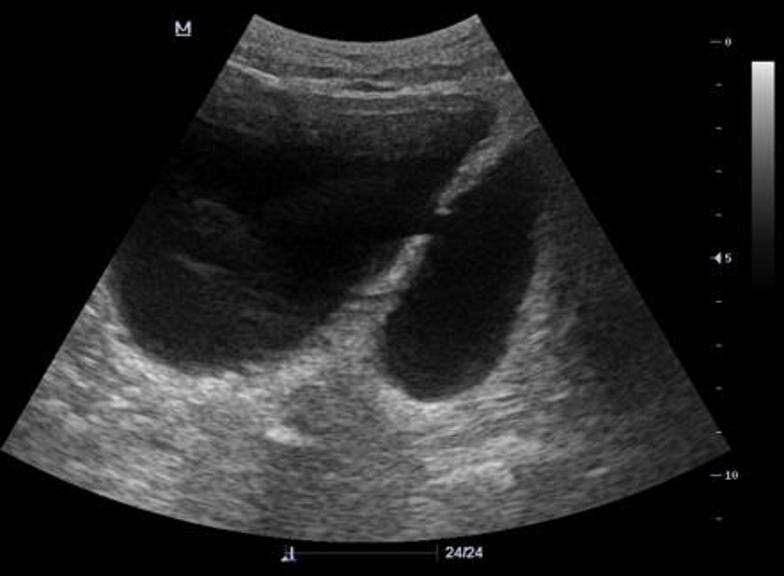
%> input picture Pictures/No_stone.jpg, 784 x 576 px
$ octave Final_Code.m   (GNU Octave 9; MATLAB toolbox functions it lacks are replaced by stand-ins)
%> lines starting %> are read from the running program, lines starting %| are printed output that depends on the picture; in (x1, y1, x2, y2) boxes, pixels count from 0 and x2, y2 are one past the last pixel; in counts of white or black regions, pixels touching at a corner belong together; the program's own positions count from 1
clc;
clear;
close all;
warning off;

% Load Image
[file, path] = uigetfile('*.*', 'Select an Image File');
%> the answer given: ../Pictures/No_stone.jpg
if isequal(file, 0)
    disp('No file selected.');
    return;
end
imagePath = fullfile(path, file);
rawImage = imread(imagePath);
%> rawImage is the input picture: size 576x784x3 uint8; mean R, G, B 38.1, 38.1, 38.2
figure;
imshow(rawImage), title('Original Image');

% Convert to Grayscale
grayImg = rgb2gray(rawImage);
figure;
imshow(grayImg), title('Grayscale Image');

% Binarization
binaryImg = imbinarize(grayImg, 20 / 255);
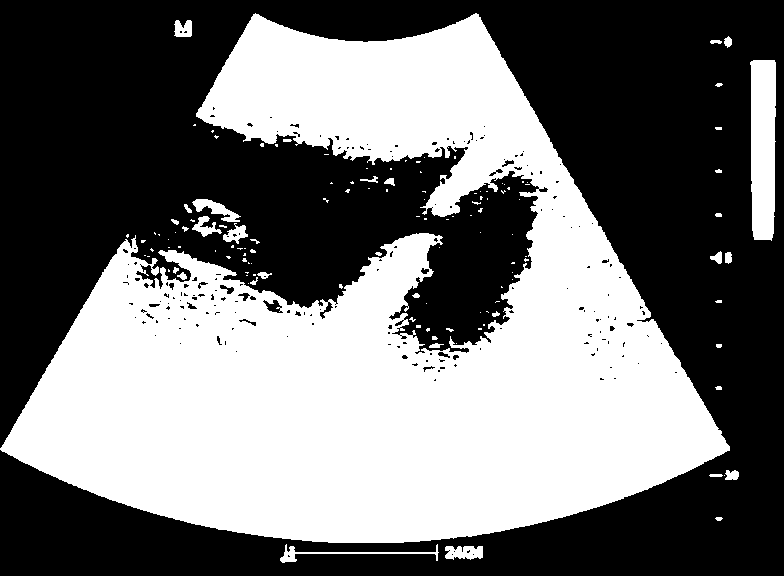
%> binaryImg: size 576x784 logical; 45.2% white; 129 white regions (92 under 20 px), largest, box (x1, y1, x2, y2) and area: (0, 13, 730, 543) 195931, (750, 60, 776, 241) 4278, (280, 544, 439, 563) 498
figure;
imshow(binaryImg), title('Binarized Image');

% Fill Holes and Remove Small Objects
filledImg = imfill(binaryImg, 'holes');
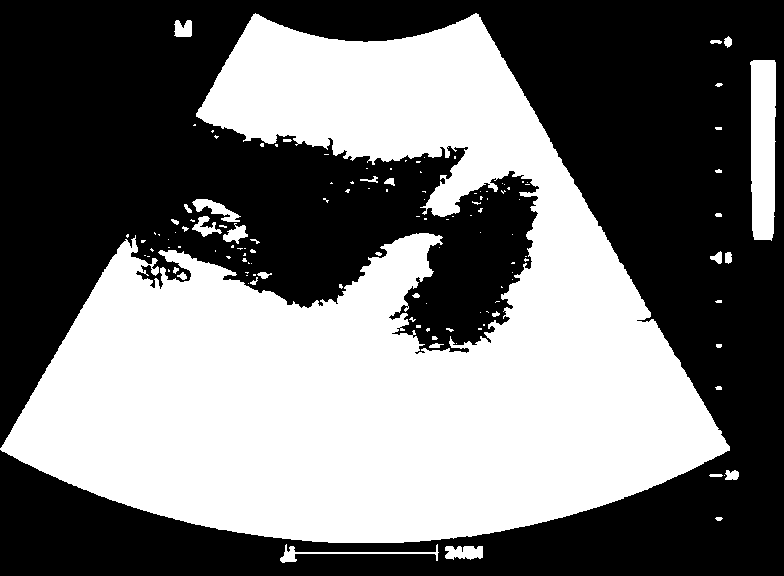
%> filledImg: size 576x784 logical; 45.6% white; 129 white regions (92 under 20 px), largest, box (x1, y1, x2, y2) and area: (0, 13, 730, 543) 197585, (750, 60, 776, 241) 4278, (280, 544, 439, 563) 501
cleanImg = bwareaopen(filledImg, 1000);
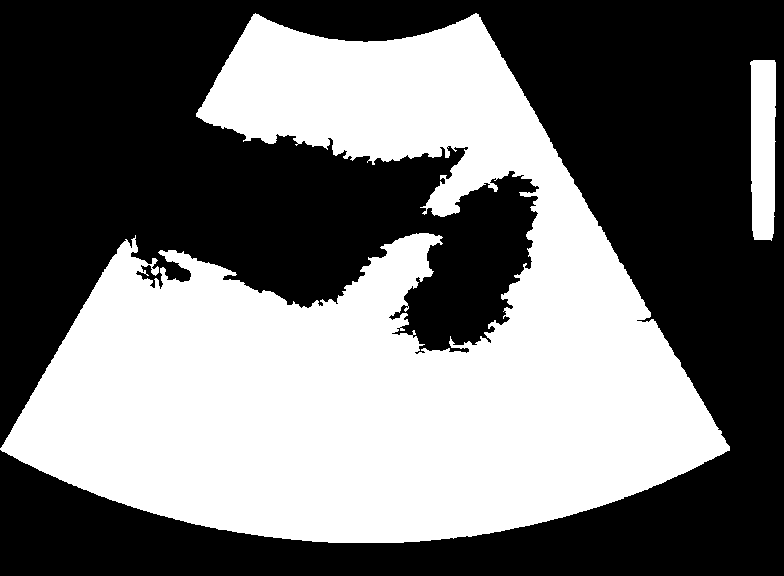
%> cleanImg: size 576x784 logical; 44.7% white; 2 white regions, box (x1, y1, x2, y2) and area: (0, 13, 730, 543) 197585, (750, 60, 776, 241) 4278

% Extract ROI from the original image
roiImage = uint8(double(rawImage) .* repmat(cleanImg, [1, 1, 3]));
figure;
imshow(roiImage), title('Region of Interest (ROI)');

% Image Adjustments
adjImage = imadjust(roiImage, [0.3 0.7], []) + 50;
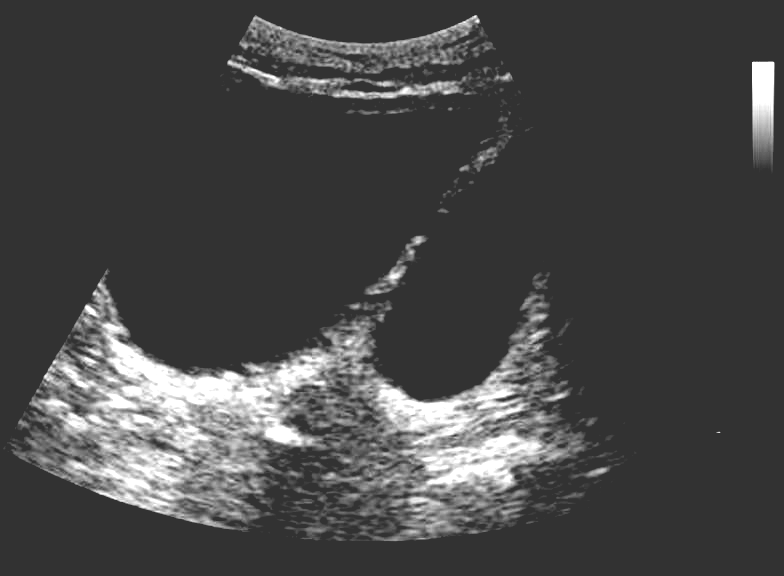
%> adjImage: size 576x784x3 uint8; mean R, G, B 71.7, 71.7, 71.7
grayAdjImg = rgb2gray(adjImage);
filteredImg = medfilt2(grayAdjImg, [5 5]) > 250;
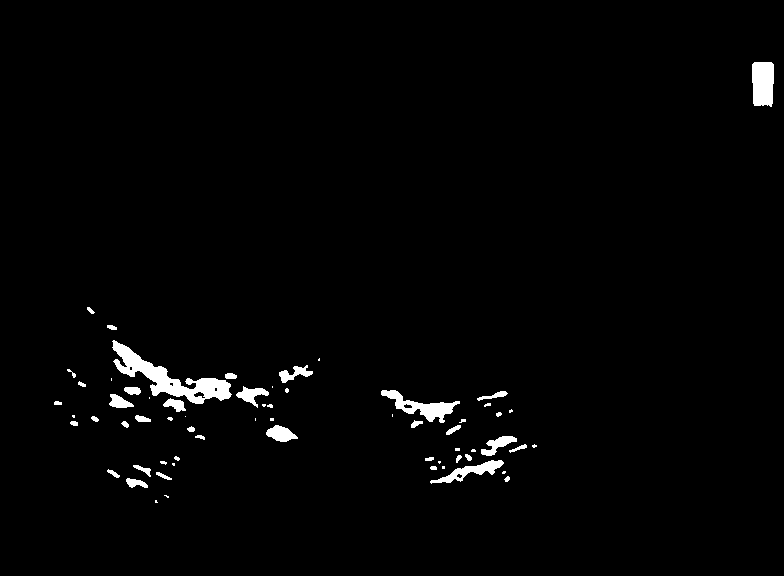
%> filteredImg: size 576x784 logical; 1.8% white; 64 white regions (26 under 20 px), largest, box (x1, y1, x2, y2) and area: (112, 340, 232, 404) 2286, (752, 62, 774, 107) 910, (381, 390, 460, 423) 892

% Morphological Filtering
se = strel('disk', 5);
cleanedImg = imerode(filteredImg, se);
%> cleanedImg: size 576x784 logical; 0.26% white; 15 white regions (7 under 20 px), largest, box (x1, y1, x2, y2) and area: (756, 66, 770, 102) 453, (119, 348, 167, 388) 293, (424, 407, 448, 417) 121
finalProcessed = imdilate(cleanedImg, se);
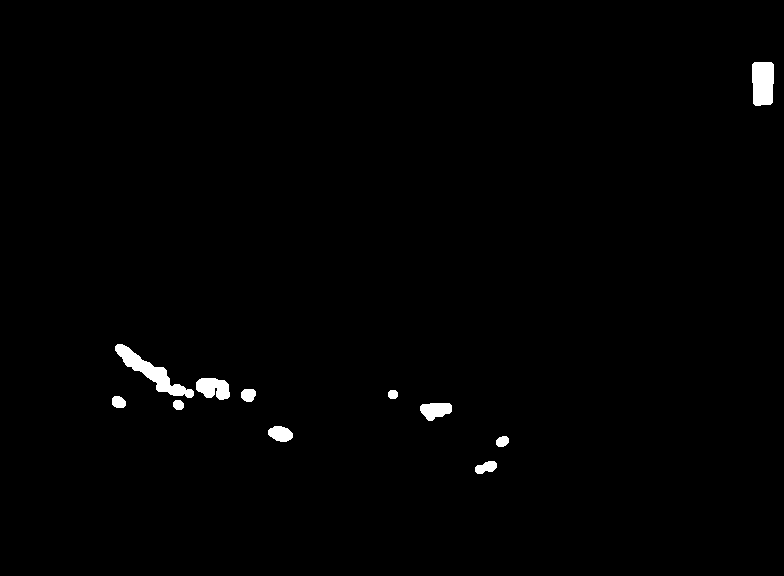
%> finalProcessed: size 576x784 logical; 0.92% white; 11 white regions
figure;
imshow(finalProcessed), title('Cleaned and Processed Image');

% Remove Large Objects
labelImg = bwlabel(finalProcessed);
%> labelImg: size 576x784 double; 12 distinct labels, from 0 to 11
regions = regionprops(labelImg, 'Area', 'PixelIdxList');
%> regions = 11 regions; largest, Area: 1176, 899, 565, 419, 300
filteredMask = false(size(finalProcessed));

for i = 1:length(regions)
    if regions(i).Area <= 5000
        filteredMask(regions(i).PixelIdxList) = true;
    end
end
%> this loop made 11 passes

finalProcessed = filteredMask;

% Detect Potential Stones
labeledRegions = bwlabel(finalProcessed);
objectStats = regionprops(labeledRegions, 'Area', 'Centroid', 'BoundingBox');
%> objectStats = 11 regions; largest, box (x1, y1, x2, y2), Area and Centroid: (115, 344, 194, 398) 1176 [152.5 373.1], (752, 62, 774, 106) 899 [763.5 83.7], (196, 378, 230, 400) 565 [214 388.7], (420, 403, 452, 421) 419 [436.1 410.8], (268, 426, 293, 442) 300 [281.1 434.4]
markedCircles = [];

for i = 1:length(objectStats)
    if objectStats(i).Area > 100 && objectStats(i).Area < 5000
        centroid = objectStats(i).Centroid;
        bbox = objectStats(i).BoundingBox;
        radius = bbox(3) / 1.8;
        markedCircles = [markedCircles; centroid, radius];
    end
end
%> this loop made 11 passes
%> (centroid, bbox, radius) on passes 5, 6, 8, 9, 10, 11: ([249 395.6], [241.5 389.5 15 13], 8.33), ([281.1 434.4], [268.5 426.5 25 16], 13.89), ([436.1 410.8], [420.5 403.5 32 18], 17.78), ([486.8 468], [475.5 461.5 22 13], 12.22), ([503 442], [496.5 436.5 13 11], 7.22), ([763.5 83.68], [752.5 62.5 22 44], 12.22)
%> after the loop, markedCircles = [119.2 402.7 7.78; 152.5 373.1 43.89; 214 388.7 18.89; 249 395.6 8.33; 281.1 434.4 13.89; 436.1 410.8 17.78; 486.8 468 12.22; 503 442 7.22; 763.5 83.68 12.22]

% Define ROI Area
[rows, cols] = size(finalProcessed);
xStart = rows / 2 - 20;
yStart = cols / 3 + 20;
roiWidth = 200;
roiHeight = 40;
roiX = [xStart, xStart + roiHeight, xStart + roiHeight, xStart];
roiY = [yStart, yStart, yStart + roiWidth, yStart + roiWidth];

% Create ROI Mask
roiMask = roipoly(finalProcessed, roiY, roiX);
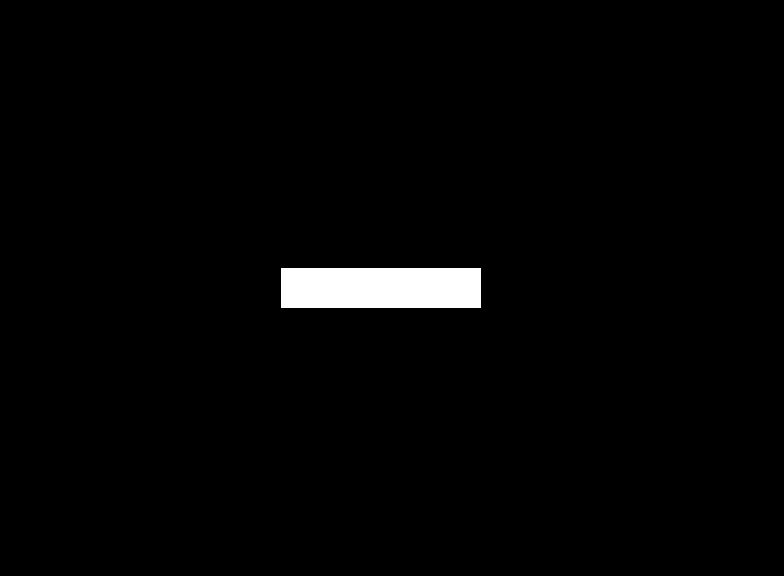
%> roiMask: size 576x784 logical; 1.8% white; 1 white region, box (x1, y1, x2, y2) and area: (281, 268, 481, 308) 8000
figure;
imshow(roiMask), title('ROI Selection');

% Check ROI for White Pixels
roiOverlap = finalProcessed & roiMask;
%> roiOverlap: size 576x784 logical; every value is 0

% Create a blank black image to store only detected stone pixels
stoneOnlyImg = zeros(size(finalProcessed));

if any(roiOverlap(:))
    intersectRegions = bwlabel(roiOverlap);
    stoneStats = regionprops(intersectRegions, 'Centroid', 'BoundingBox');

    % Create a figure
    figure;
    imshow(stoneOnlyImg);  % Display blank image
    hold on;

    % Draw detected stones and keep only their pixels
    for k = 1:length(stoneStats)
        centroid = stoneStats(k).Centroid;
        bbox = stoneStats(k).BoundingBox;
        radius = bbox(3) / 1.8;

        % Create a circular mask for detected stones
        [X, Y] = meshgrid(1:size(finalProcessed, 2), 1:size(finalProcessed, 1));
        mask = (X - centroid(1)).^2 + (Y - centroid(2)).^2 <= radius^2;

        % Apply the mask to keep only stone pixels
        stoneOnlyImg(mask) = finalProcessed(mask);

        % Draw the circles around detected stones
        viscircles(centroid, radius, 'EdgeColor', 'g', 'LineWidth', 2);
    end

    % Display only detected stone pixels
    imshow(stoneOnlyImg);
    title('Detected Stones Only');
else
    figure;
    imshow(zeros(size(finalProcessed))), title('No Stones Detected');
end

$ run again, on Pictures/S2.jpg
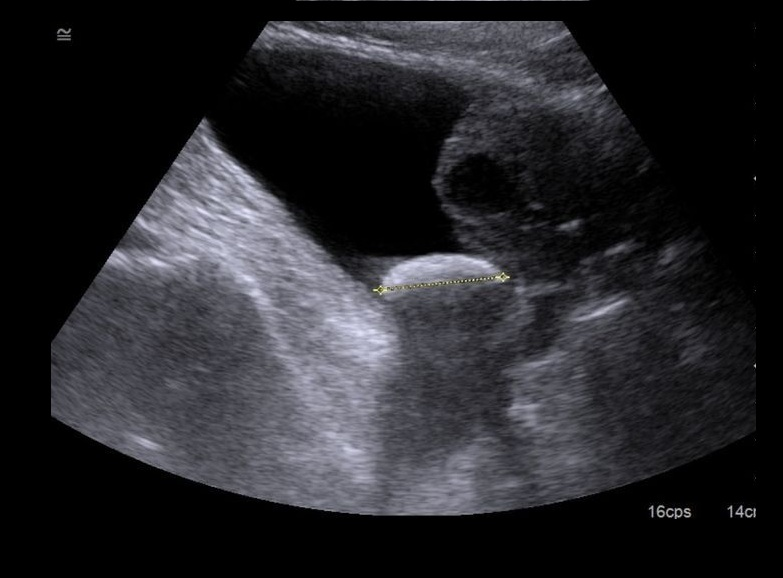
%> input picture Pictures/S2.jpg, 783 x 578 px
%> rawImage is the input picture: size 578x783x3 uint8; mean R, G, B 38.4, 38.3, 42.3
%> `binaryImg = imbinarize(grayImg, 20 / 255);`:
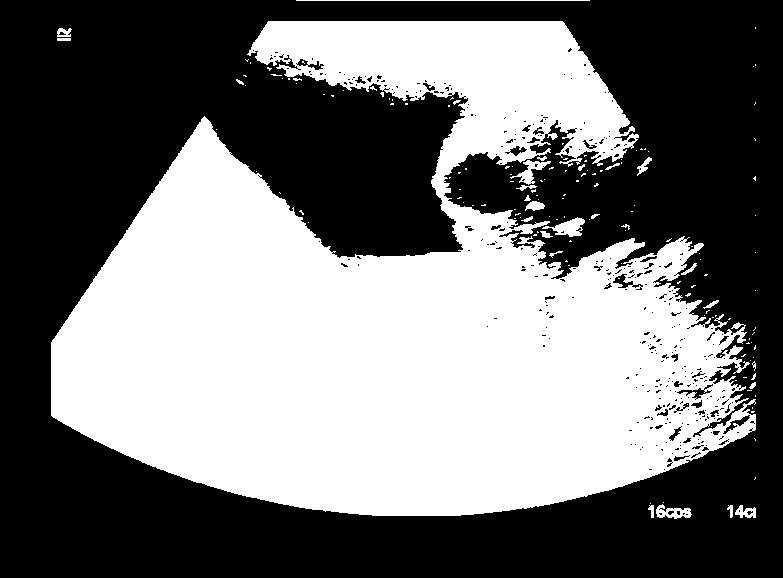
%> binaryImg: size 578x783 logical; 45.5% white; 155 white regions (128 under 20 px), largest, box (x1, y1, x2, y2) and area: (51, 21, 756, 516) 202918, (542, 217, 585, 237) 407, (510, 160, 551, 185) 332
%> filledImg: size 578x783 logical; 46.1% white; 152 white regions (124 under 20 px), largest, box (x1, y1, x2, y2) and area: (51, 21, 756, 516) 205686, (542, 217, 585, 237) 419, (510, 160, 551, 185) 345
%> cleanImg: size 578x783 logical; 45.4% white; 1 white region, box (x1, y1, x2, y2) and area: (51, 21, 756, 516) 205686
%> filteredImg: size 578x783 logical; 2.4% white; 49 white regions (20 under 20 px), largest, box (x1, y1, x2, y2) and area: (165, 161, 286, 305) 4558, (323, 295, 393, 368) 2529, (382, 255, 492, 293) 1520
%> cleanedImg: size 578x783 logical; 0.5% white; 18 white regions (11 under 20 px), largest, box (x1, y1, x2, y2) and area: (329, 308, 385, 363) 1216, (388, 259, 465, 283) 495, (208, 243, 254, 283) 293
%> finalProcessed: size 578x783 logical; 1.4% white; 13 white regions
%> labelImg: size 578x783 double; 14 distinct labels, from 0 to 13
%> regions = 13 regions; largest, Area: 2184, 1474, 1342, 378, 231
%> the loop `for i = 1:length(regions)` made 13 passes
%> objectStats = 13 regions; largest, box (x1, y1, x2, y2), Area and Centroid: (325, 304, 389, 367) 2184 [359.3 334], (199, 223, 267, 304) 1474 [232.4 260.1], (384, 255, 476, 287) 1342 [426.9 268.4], (229, 203, 261, 225) 378 [246.2 213.9], (244, 186, 263, 204) 231 [254.3 195.4]
%> the loop `for i = 1:length(objectStats)` made 13 passes
%> (centroid, bbox, radius) on passes 5, 6, 7, 8, 10, 12, 13: ([246.2 213.9], [229.5 203.5 32 22], 17.78), ([240.5 243.5], [234.5 238.5 12 10], 6.67), ([244.5 179.5], [237.5 173.5 14 12], 7.78), ([254.3 195.4], [244.5 186.5 19 18], 10.56), ([359.3 334], [325.5 304.5 64 63], 35.56), ([349.5 452.6], [341.5 443.5 16 18], 8.89), ([426.9 268.4], [384.5 255.5 92 32], 51.11)
%> after the loop `for i = 1:length(objectStats)`: markedCircles = [189 243 7.22; 194 211.7 6.11; 232.4 260.1 37.78; 246.2 213.9 17.78; 240.5 243.5 6.67; 244.5 179.5 7.78; 254.3 195.4 10.56; 359.3 334 35.56; 349.5 452.6 8.89; 426.9 268.4 51.11]
%> roiMask: size 578x783 logical; 1.8% white; 1 white region, box (x1, y1, x2, y2) and area: (281, 269, 481, 309) 8000
%> roiOverlap: size 578x783 logical; 0.12% white; 4 white regions (2 under 20 px)
%> intersectRegions: size 578x783 double; 5 distinct labels, from 0 to 4
%> stoneStats = 4 regions; box (x1, y1, x2, y2) and Centroid: (328, 308, 334, 309) [331.5 309], (347, 304, 356, 309) [352 307.3], (384, 269, 443, 287) [406.2 276.2], (444, 269, 452, 270) [448.5 270]
%> the loop `for k = 1:length(stoneStats)` made 4 passes
%> (centroid, bbox, radius) on passes 1 to 4: ([331.5 309], [328.5 308.5 6 1], 3.33), ([352 307.3], [347.5 304.5 9 5], 5), ([406.2 276.2], [384.5 269.5 59 18], 32.78), ([448.5 270], [444.5 269.5 8 1], 4.44)
%> `title('Detected Stones Only');`:
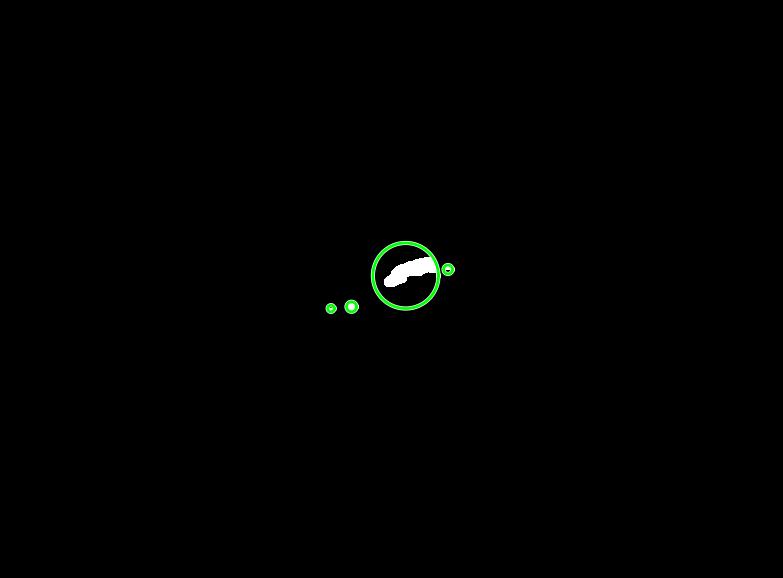
%> figure redrawn from the program's plot data; its title reads 'Detected Stones Only'

$ run again, on Pictures/S3.JPG
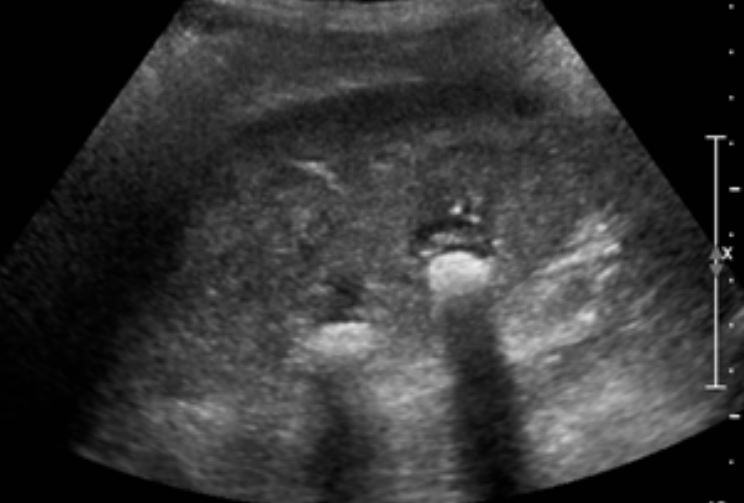
%> input picture Pictures/S3.JPG, 744 x 503 px
%> rawImage is the input picture: size 503x744x3 uint8; min 0, max 235, mean 53
%> `binaryImg = imbinarize(grayImg, 20 / 255);`:
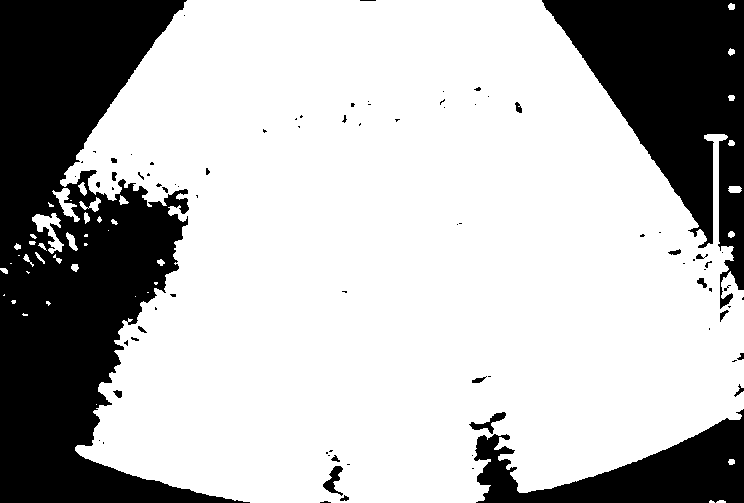
%> binaryImg: size 503x744 logical; 71.7% white; 82 black regions (61 under 20 px), largest, box (x1, y1, x2, y2) and area: (0, 0, 250, 503) 64442, (542, 0, 744, 309) 28378, (474, 409, 744, 503) 11686
%> filledImg: size 503x744 logical; 72% white; 8 black regions (3 under 20 px), largest, box (x1, y1, x2, y2) and area: (0, 0, 250, 503) 64442, (542, 0, 744, 309) 28378, (474, 409, 744, 503) 11686, (734, 384, 744, 397) 43, (737, 353, 744, 360) 30
%> cleanImg: size 503x744 logical; 71.5% white; 8 black regions (3 under 20 px), largest, box (x1, y1, x2, y2) and area: (0, 0, 250, 503) 66203, (542, 0, 744, 309) 28647, (474, 409, 744, 503) 11758, (734, 384, 744, 397) 43, (737, 353, 744, 360) 30
%> filteredImg: size 503x744 logical; 1.7% white; 31 white regions (11 under 20 px), largest, box (x1, y1, x2, y2) and area: (428, 252, 491, 290) 1636, (316, 323, 372, 353) 1268, (505, 324, 579, 360) 1001
%> cleanedImg: size 503x744 logical; 0.48% white; 13 white regions (8 under 20 px), largest, box (x1, y1, x2, y2) and area: (432, 256, 486, 285) 972, (321, 327, 367, 348) 486, (512, 341, 542, 356) 204, (602, 397, 617, 407) 34, (581, 316, 591, 320) 24
%> finalProcessed: size 503x744 logical; 1.3% white; 10 white regions
%> labelImg: size 503x744 double; 11 distinct labels, from 0 to 10
%> regions = 10 regions; largest, Area: 1628, 1236, 616, 346, 301
%> the loop `for i = 1:length(regions)` made 10 passes
%> objectStats = 10 regions; largest, box (x1, y1, x2, y2), Area and Centroid: (428, 252, 490, 289) 1628 [457.6 270.3], (317, 323, 371, 352) 1236 [345.3 338.1], (508, 337, 546, 360) 616 [525.2 347.7], (554, 414, 574, 443) 346 [565.3 428.8], (594, 393, 621, 412) 301 [607.6 402.4]
%> the loop `for i = 1:length(objectStats)` made 10 passes
%> (centroid, bbox, radius) on passes 4, 5, 6, 8, 9, 10: ([525.2 347.7], [508.5 337.5 38 23], 21.11), ([556.5 336.6], [548.5 329.5 16 14], 8.89), ([565.3 428.8], [554.5 414.5 20 29], 11.11), ([586.6 317.9], [577.5 312.5 18 12], 10), ([595.5 248.8], [589.5 243.5 12 11], 6.67), ([607.6 402.4], [594.5 393.5 27 19], 15)
%> after the loop `for i = 1:length(objectStats)`: markedCircles = [345.3 338.1 30; 409.8 395.2 8.33; 457.6 270.3 34.44; 525.2 347.7 21.11; 556.5 336.6 8.89; 565.3 428.8 11.11; 586.6 317.9 10; 595.5 248.8 6.67; 607.6 402.4 15]
%> roiMask: size 503x744 logical; 2.1% white; 1 white region, box (x1, y1, x2, y2) and area: (268, 232, 468, 272) 8000
%> roiOverlap: size 503x744 logical; 0.18% white; 1 white region, box (x1, y1, x2, y2) and area: (428, 252, 468, 272) 663
%> intersectRegions: size 503x744 double; values 0 (black) and 1 (white), 0.18% white; 1 white region
%> stoneStats = 1 region; box (x1, y1, x2, y2) and Centroid: (428, 252, 468, 272) [450.8 263.7]
%> the loop `for k = 1:length(stoneStats)` made 1 pass
%> (centroid, bbox, radius) on pass 1: ([450.8 263.7], [428.5 252.5 40 20], 22.22)
%> `title('Detected Stones Only');`:
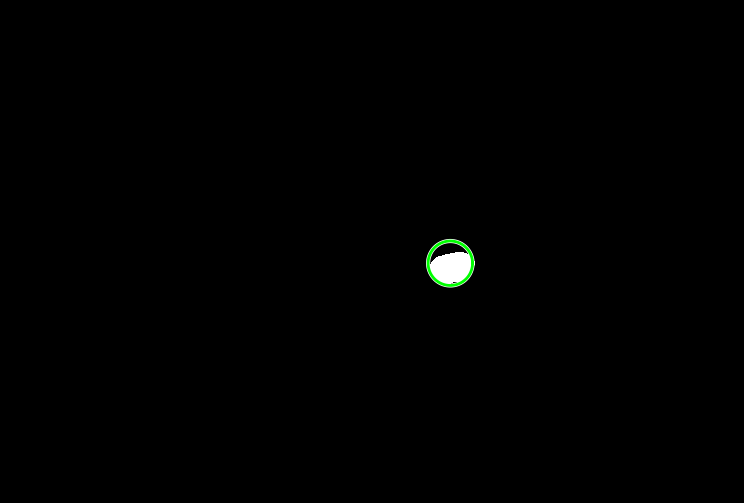
%> figure redrawn from the program's plot data; its title reads 'Detected Stones Only'
